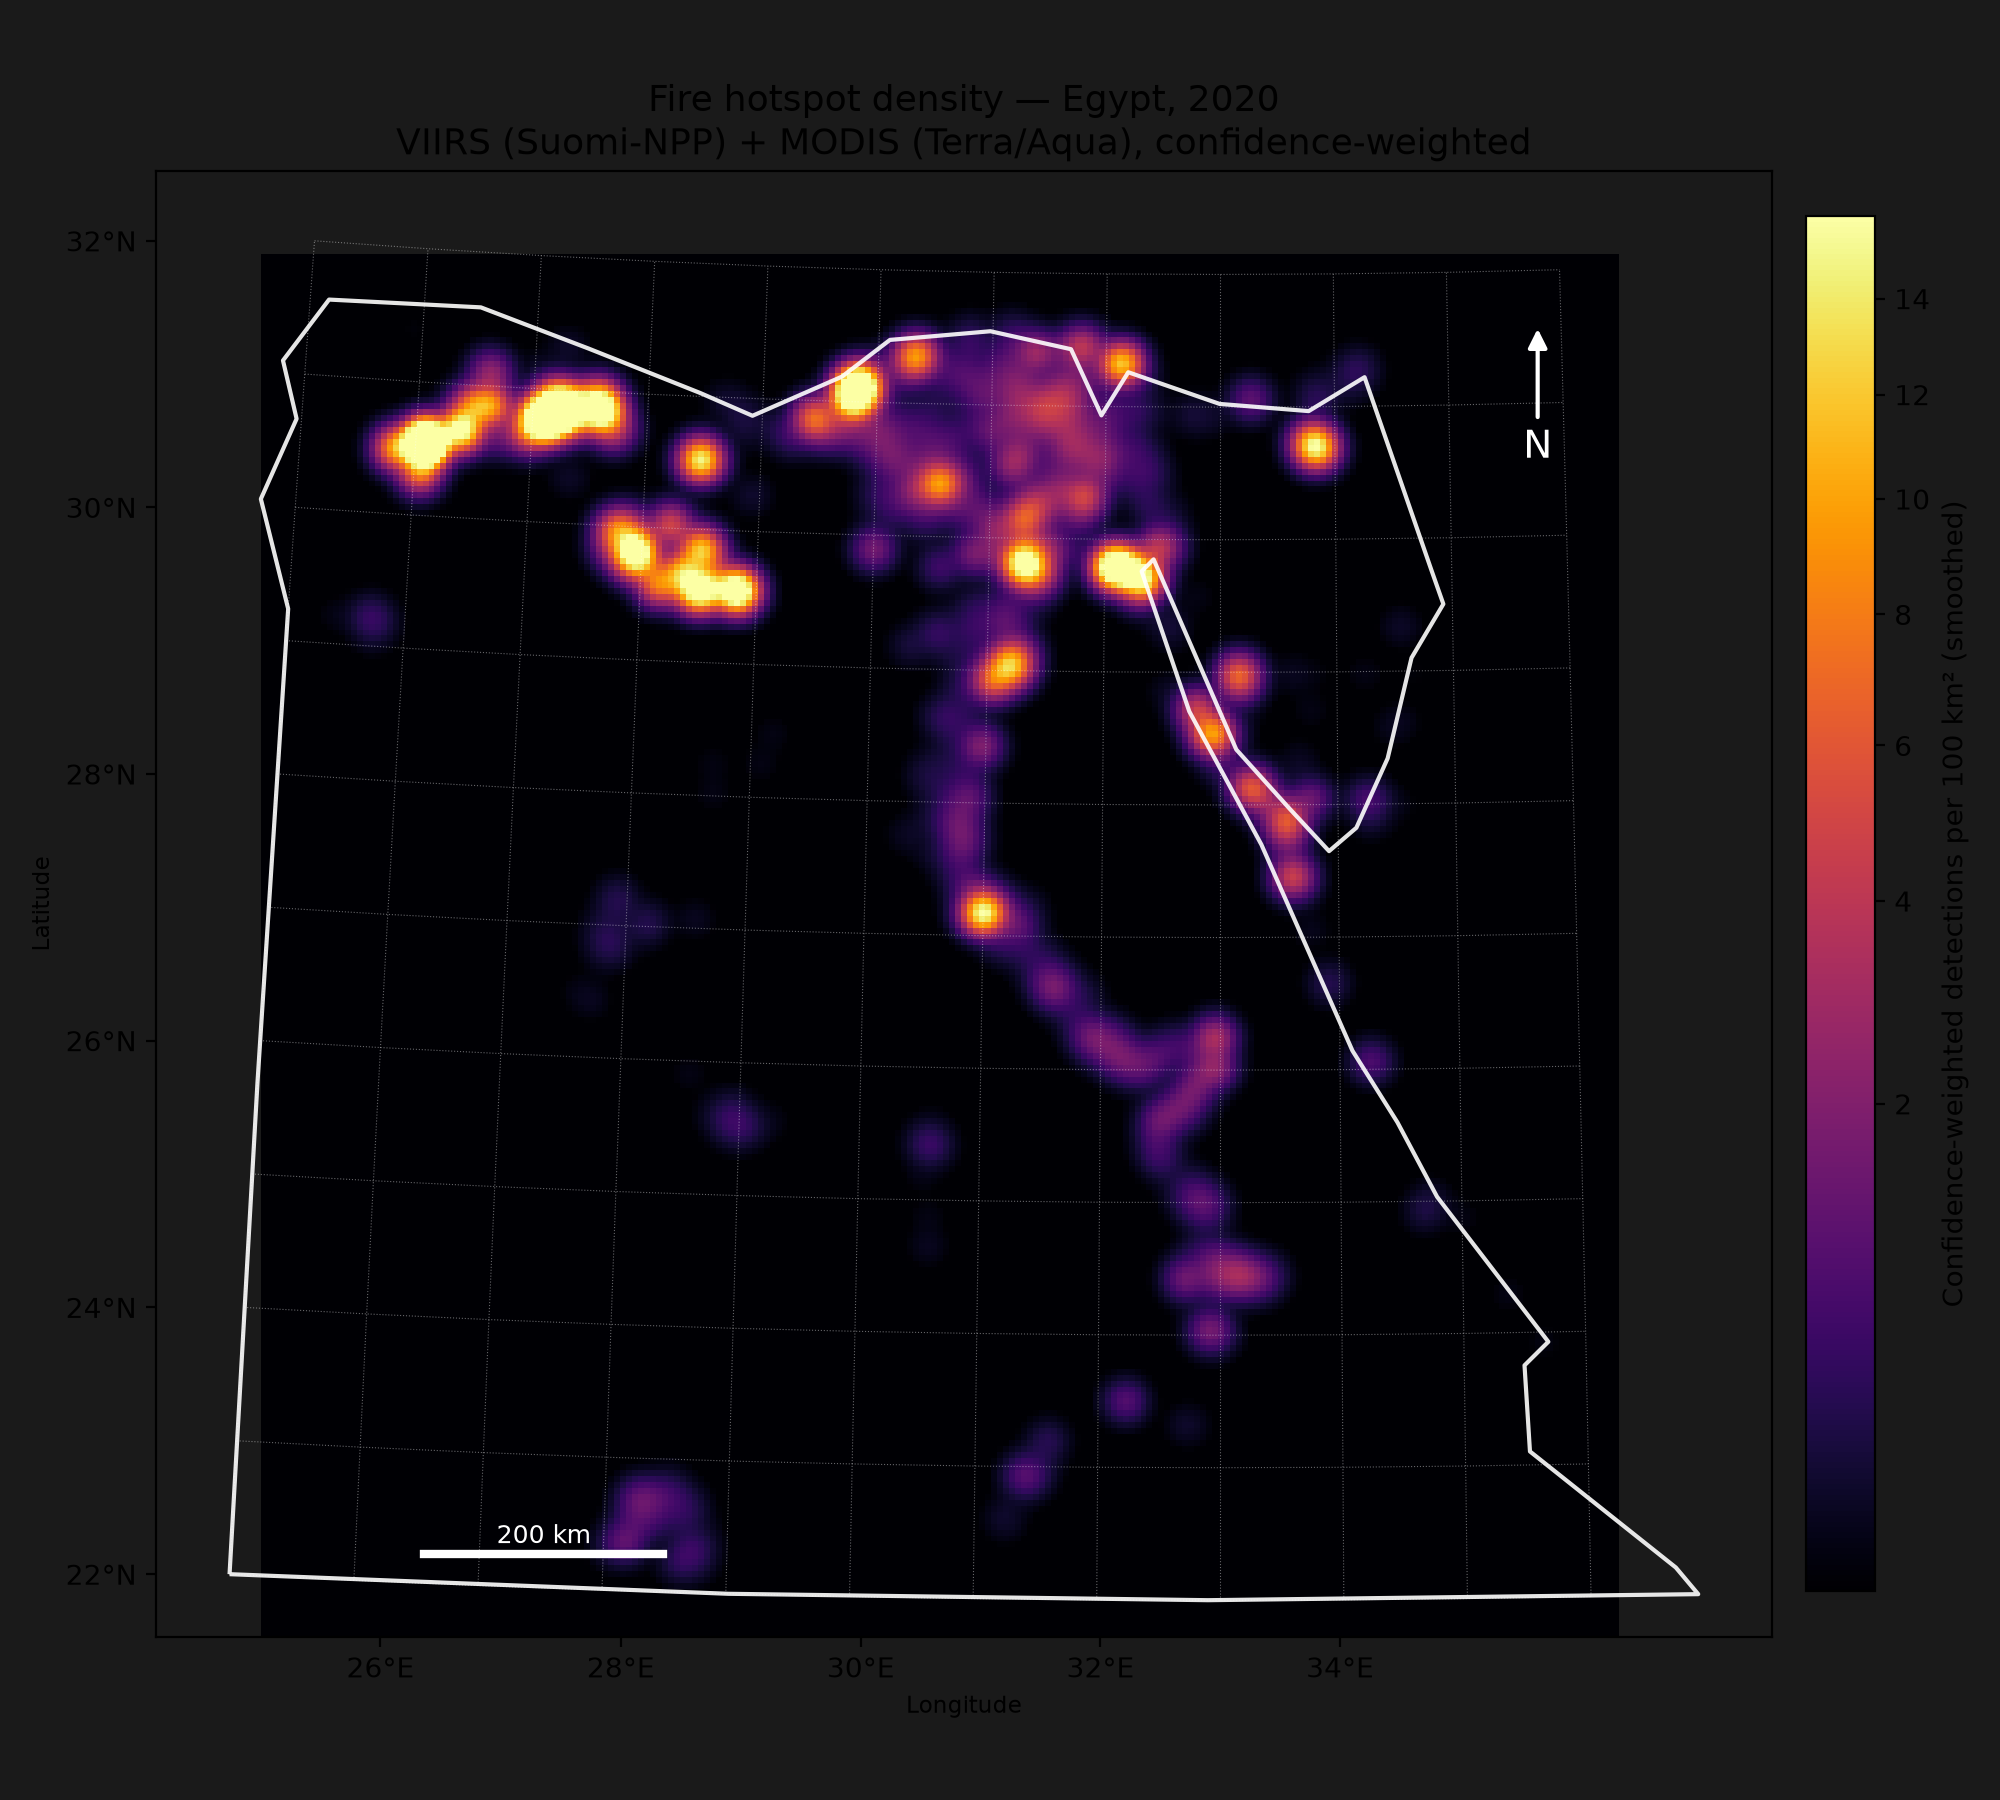

Recreate this plot in Python.
"""NASA-style fire density heatmap for Egypt 2020.

- UTM zone 36N projection (EPSG:32636), Egypt's central zone
- Confidence-weighted detection density (low-confidence VIIRS/MODIS down-weighted)
- Gaussian-smoothed density grid, counts per 100 km^2
- Egypt boundary, graticule, scale bar, north arrow, colorbar
"""

import numpy as np
import pandas as pd
import matplotlib

matplotlib.use("Agg")
import matplotlib.pyplot as plt
from matplotlib.colors import LogNorm, PowerNorm
from matplotlib.patches import FancyArrowPatch
from scipy.ndimage import gaussian_filter
from pyproj import Transformer
import geopandas as gpd

# ------------------------------------------------------------------ data --

viirs = pd.read_csv("viirs_clean.csv", parse_dates=["acq_datetime"])
modis = pd.read_csv("modis_clean.csv", parse_dates=["acq_datetime"])

# Weight each detection by confidence (0-100 scale -> 0.33-1.0)
for df in (viirs, modis):
    df["weight"] = df["confidence_pct"] / 100.0

lon = pd.concat([viirs["longitude"], modis["longitude"]]).to_numpy()
lat = pd.concat([viirs["latitude"], modis["latitude"]]).to_numpy()
w = pd.concat([viirs["weight"], modis["weight"]]).to_numpy()

# ------------------------------------------------------------- projection --

transformer = Transformer.from_crs("EPSG:4326", "EPSG:32636", always_xy=True)
x, y = transformer.transform(lon, lat)

world = gpd.read_file(
    "https://raw.githubusercontent.com/nvkelso/natural-earth-vector/"
    "master/geojson/ne_110m_admin_0_countries.geojson"
)
egypt = world[world["ISO_A3"] == "EGY"].to_crs("EPSG:32636")

# ------------------------------------------------------------ density grid --

# 5 km cells over Egypt's extent
res = 5000.0
pad = 60000.0  # 60 km padding around data
x0, x1 = x.min() - pad, x.max() + pad
y0, y1 = y.min() - pad, y.max() + pad
nx = int((x1 - x0) / res) + 1
ny = int((y1 - y0) / res) + 1

H, _, _ = np.histogram2d(x, y, bins=[nx, ny], range=[[x0, x1], [y0, y1]], weights=w)
cell_km2 = (res / 1000.0) ** 2
density = gaussian_filter(H / cell_km2, sigma=2.0) * cell_km2  # -> detections / 100 km^2

# ------------------------------------------------------------------ plot --

fig, ax = plt.subplots(figsize=(10, 9))

pcm = ax.pcolormesh(
    np.linspace(x0, x1, nx + 1), np.linspace(y0, y1, ny + 1), density.T,
    cmap="inferno", norm=PowerNorm(gamma=0.5, vmin=0.01, vmax=np.percentile(density, 99.5)),
    shading="auto",
)
cbar = fig.colorbar(pcm, ax=ax, fraction=0.04, pad=0.02)
cbar.set_label("Confidence-weighted detections per 100 km² (smoothed)")

egypt.boundary.plot(ax=ax, color="white", linewidth=1.5, alpha=0.9)

# Graticule: transform lon/lat gridlines into UTM
lon_lines = np.arange(25, 37, 1)
lat_lines = np.arange(22, 33, 1)
for lon0 in lon_lines:
    xs, ys = transformer.transform(
        np.full_like(lat_lines, lon0, dtype=float), lat_lines.astype(float)
    )
    ax.plot(xs, ys, color="white", linewidth=0.4, alpha=0.4, linestyle=":")
for lat0 in lat_lines:
    xs, ys = transformer.transform(
        lon_lines.astype(float), np.full_like(lon_lines, lat0, dtype=float)
    )
    ax.plot(xs, ys, color="white", linewidth=0.4, alpha=0.4, linestyle=":")

# Tick labels in lon/lat at projected positions
tick_lon = np.arange(26, 36, 2)
tick_lat = np.arange(22, 33, 2)
xt, yt = transformer.transform(tick_lon, np.full_like(tick_lon, 26.0))
ax.set_xticks(xt)
ax.set_xticklabels([f"{v}°E" for v in tick_lon])
xl, yl = transformer.transform(np.full_like(tick_lat, 25.0), tick_lat)
ax.set_yticks(yl)
ax.set_yticklabels([f"{v}°N" for v in tick_lat])

# Scale bar (~200 km) at lower-left inside plot
cx = x0 + 0.12 * (x1 - x0)
cy = y0 + 0.06 * (y1 - y0)
bar_km = 200
ax.plot([cx, cx + bar_km * 1000], [cy, cy], color="white", linewidth=3)
ax.text(cx + bar_km * 500, cy + 4000, f"{bar_km} km", color="white",
        fontsize=9, ha="center", va="bottom")

# North arrow
ax.annotate("N", xy=(x1 - 0.06 * (x1 - x0), y1 - 0.05 * (y1 - y0)),
            xytext=(x1 - 0.06 * (x1 - x0), y1 - 0.14 * (y1 - y0)),
            color="white", fontsize=14, ha="center", va="center",
            arrowprops=dict(arrowstyle="-|>", color="white", lw=1.5))

ax.set_title("Fire hotspot density — Egypt, 2020\n"
             "VIIRS (Suomi-NPP) + MODIS (Terra/Aqua), confidence-weighted", fontsize=13)
ax.set_xlabel("Longitude")
ax.set_ylabel("Latitude")
ax.set_aspect("equal")
ax.set_facecolor("#1a1a1a")
fig.patch.set_facecolor("#1a1a1a")

fig.tight_layout()
fig.savefig("nasa_heatmap.png", dpi=200, facecolor=fig.get_facecolor())
plt.close(fig)

print(f"Wrote nasa_heatmap.png ({len(viirs) + len(modis)} detections)")
